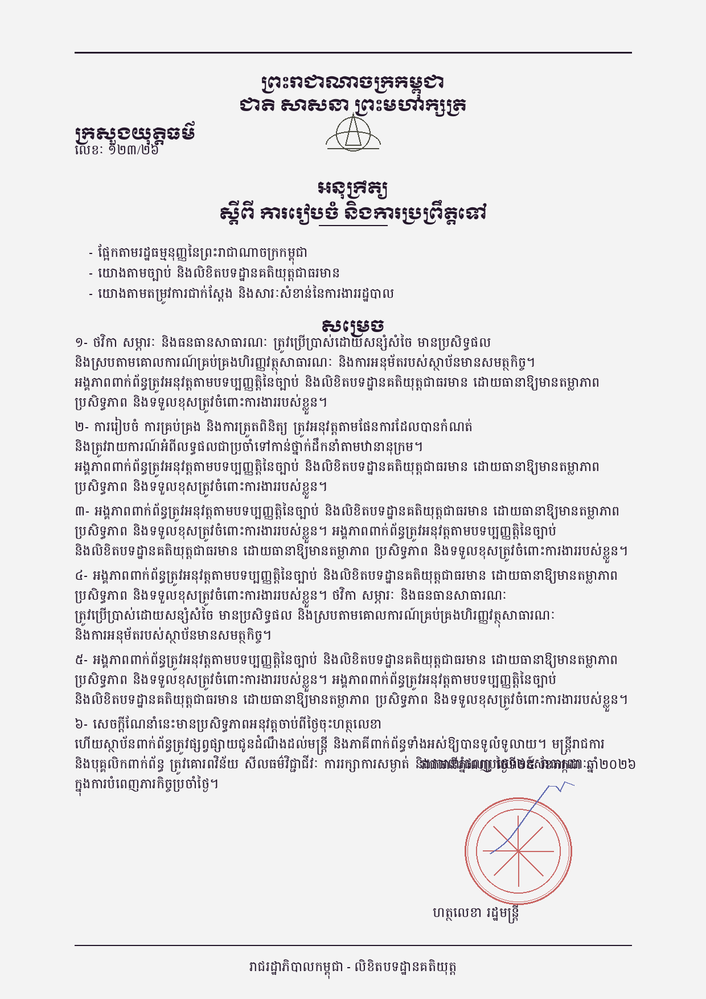
#> input picture examples/document_00000_page_01.png, 706 x 999 px, shrunk from 1240 x 1754 before the run
$ python -i khmer_ministry_pipeline_utils.py   (imports and definitions only)
#> lines starting #> are read from the running program, lines starting #| are printed output that depends on the picture; after the words box and inside, x2 and y2 are one past the last pixel; in counts of white or black regions, pixels touching at a corner belong together
#> further down, picture is the input picture: shape (999, 706, 3); mean B, G, R 230.8, 229.6, 230.5
#!/usr/bin/env python3
"""
Khmer Ministry Document Preprocessing & Inference Pipeline
==========================================================
Provides rule-based OpenCV cleaning and SAHI tiled inference for real-world
Cambodian Ministry and administrative documents:
1. HSV Color-Space Stamp Erasure (removes red & blue circular official stamps/signatures
   while preserving black/gray Khmer text underneath).
2. Morphological Table Gridline Removal (erases horizontal and vertical solid table borders
   so they do not clip Khmer upper vowels or lower coeng subscripts).
3. Automated Deskewing (fixes rotated scan angles via minimum-area bounding box).
4. Dynamic Bounding-Box Padding & Batch Cropping for Word-Level Recognizers (PARSeq / SVTR / TrOCR).
5. Khmer Unicode Normalization & RapidFuzz Lexicon Post-Processing.
"""

import re
import unicodedata
from typing import List, Tuple, Dict, Optional

import cv2
import numpy as np


# ---------------------------------------------------------------------------
# 1. OPENCV STAMP ERASURE & TABLE LINE REMOVAL
# ---------------------------------------------------------------------------
def remove_colored_stamps_hsv(img_bgr: np.ndarray) -> np.ndarray:
    """
    Removes red and blue circular Ministry stamps and ink signatures using HSV color masking,
    replacing stamp pixels with clean background paper color while keeping dark text intact.
    """
    hsv = cv2.cvtColor(img_bgr, cv2.COLOR_BGR2HSV)
#> hsv: shape (999, 706, 3); mean H, S, V 20.1, 4.3, 231

    # Red ink wraps around Hue 0-15 and 165-180 in OpenCV HSV
    mask_red1 = cv2.inRange(hsv, np.array([0, 45, 60]), np.array([15, 255, 255]))
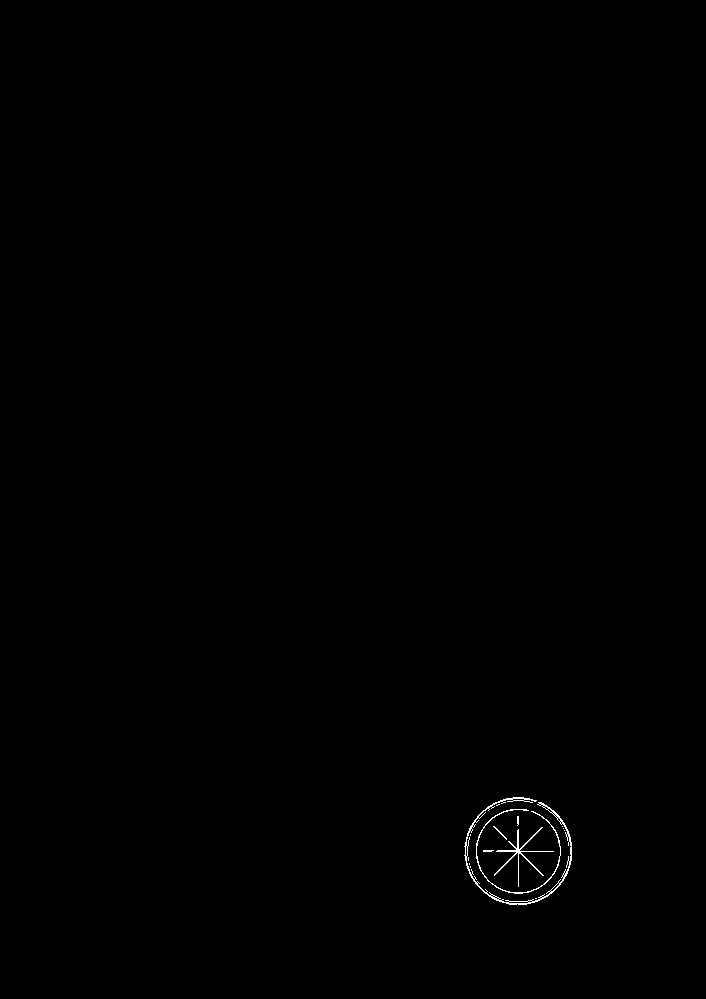
#> mask_red1: shape (999, 706); 0.22% white in thin lines or dots, all inside (x1, y1, x2, y2) = (464, 797, 572, 905)
    mask_red2 = cv2.inRange(hsv, np.array([165, 45, 60]), np.array([180, 255, 255]))
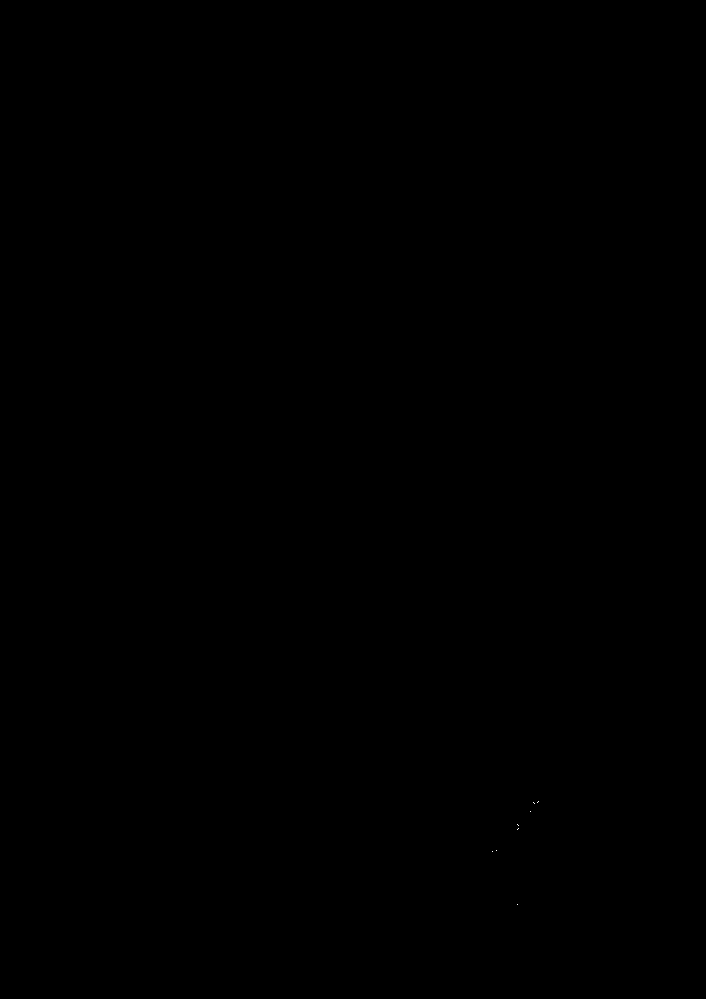
#> mask_red2: shape (999, 706); 0% white in thin lines or dots, all inside (x1, y1, x2, y2) = (492, 801, 539, 905)
    # Blue ink (official stamps & ballpoint signatures) lies around Hue 95-135
    mask_blue = cv2.inRange(hsv, np.array([95, 45, 50]), np.array([135, 255, 255]))
#> mask_blue: shape (999, 706); 0.02% white in thin lines or dots, all inside (x1, y1, x2, y2) = (490, 781, 574, 854)

    stamp_mask = cv2.bitwise_or(mask_red1, mask_red2)
    stamp_mask = cv2.bitwise_or(stamp_mask, mask_blue)
#> stamp_mask: shape (999, 706); 0.24% white in thin lines or dots, all inside (x1, y1, x2, y2) = (464, 781, 574, 905)

    # Protect very dark pixels (where black printed Khmer text overlaps with a stamp)
    gray = cv2.cvtColor(img_bgr, cv2.COLOR_BGR2GRAY)
    dark_text_mask = gray < 75
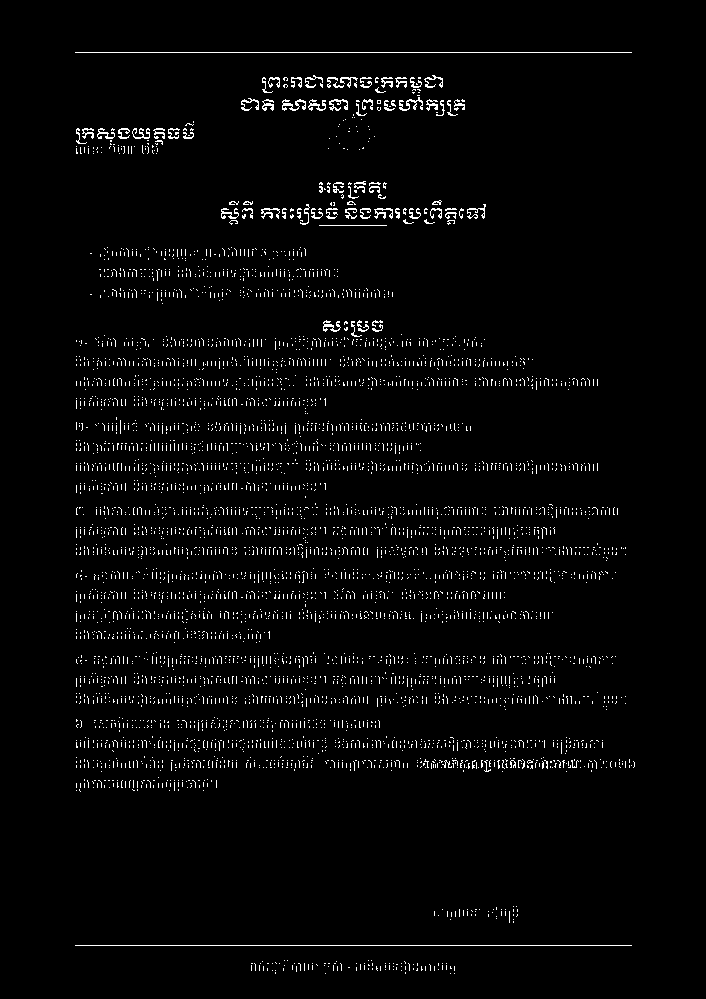
#> dark_text_mask: shape (999, 706) bool; 2.8% white in thin lines or dots, all inside (x1, y1, x2, y2) = (75, 52, 635, 974)
    stamp_mask[dark_text_mask] = 0

    # Replace stamp pixels with median paper background color
    cleaned = img_bgr.copy()
    bg_color = np.median(img_bgr, axis=(0, 1)).astype(np.uint8)
#> bg_color = [243, 243, 243]
    cleaned[stamp_mask > 0] = bg_color
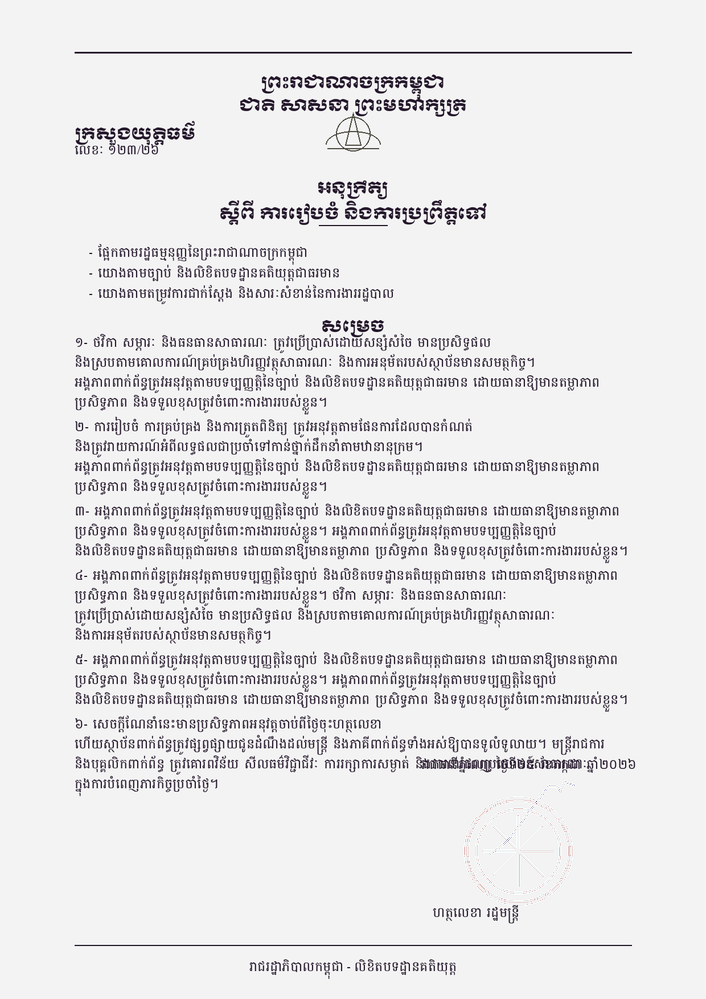
#> cleaned: shape (999, 706, 3); 0.24% of pixels changed, all inside (x1, y1, x2, y2) = (464, 781, 574, 905)
    return cleaned


# [118 lines left out: functions remove_table_gridlines, deskew_page, crop_words_with_khmer_padding, normalize_khmer_unicode, lexicon_post_process, not called in this run]

>>> import cv2
>>> picture = cv2.imread('examples/document_00000_page_01.png')
>>> result = remove_colored_stamps_hsv(picture)
